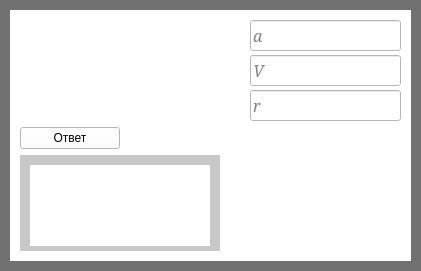
     <widget class="QWidget" name="widget_5" native="true">
      <property name="geometry">
       <rect>
        <x>690</x>
        <y>0</y>
        <width>421</width>
        <height>271</height>
       </rect>
      </property>
      <property name="styleSheet">
       <string notr="true">background-color: rgb(0, 0, 0);
background-color: rgb(113, 113, 113);</string>
      </property>
      <widget class="QWidget" name="widget_6" native="true">
       <property name="geometry">
        <rect>
         <x>10</x>
         <y>10</y>
         <width>401</width>
         <height>251</height>
        </rect>
       </property>
       <property name="styleSheet">
        <string notr="true">background-color: rgb(255, 255, 255);</string>
       </property>
       <widget class="QWidget" name="verticalLayoutWidget_20">
        <property name="geometry">
         <rect>
          <x>10</x>
          <y>0</y>
          <width>381</width>
          <height>241</height>
         </rect>
        </property>
        <layout class="QVBoxLayout" name="verticalLayout_23">
         <property name="topMargin">
          <number>10</number>
         </property>
         <item>
          <layout class="QHBoxLayout" name="horizontalLayout_11">
           <property name="spacing">
            <number>50</number>
           </property>
           <item>
            <widget class="QLabel" name="label_21">
             <property name="minimumSize">
              <size>
               <width>180</width>
               <height>0</height>
              </size>
             </property>
             <property name="styleSheet">
              <string notr="true">background-color: rgb(255, 255, 255);</string>
             </property>
             <property name="text">
              <string/>
             </property>
             <property name="pixmap">
              <pixmap>D:/Downloads/2018-12-06_22-04-45.jpg</pixmap>
             </property>
            </widget>
           </item>
           <item>
            <layout class="QVBoxLayout" name="verticalLayout_9">
             <property name="spacing">
              <number>4</number>
             </property>
             <item>
              <widget class="QLineEdit" name="lineEdit_16">
               <property name="minimumSize">
                <size>
                 <width>0</width>
                 <height>15</height>
                </size>
               </property>
               <property name="font">
                <font>
                 <family>Constantia</family>
                 <pointsize>12</pointsize>
                 <italic>true</italic>
                </font>
               </property>
               <property name="text">
                <string/>
               </property>
               <property name="placeholderText">
                <string>a</string>
               </property>
              </widget>
             </item>
             <item>
              <widget class="QLineEdit" name="lineEdit_17">
               <property name="minimumSize">
                <size>
                 <width>0</width>
                 <height>15</height>
                </size>
               </property>
               <property name="font">
                <font>
                 <family>Constantia</family>
                 <pointsize>12</pointsize>
                 <italic>true</italic>
                </font>
               </property>
               <property name="placeholderText">
                <string>V</string>
               </property>
              </widget>
             </item>
             <item>
              <widget class="QLineEdit" name="lineEdit_18">
               <property name="minimumSize">
                <size>
                 <width>0</width>
                 <height>15</height>
                </size>
               </property>
               <property name="font">
                <font>
                 <family>Constantia</family>
                 <pointsize>12</pointsize>
                 <italic>true</italic>
                </font>
               </property>
               <property name="placeholderText">
                <string>r</string>
               </property>
              </widget>
             </item>
            </layout>
           </item>
          </layout>
         </item>
         <item>
          <widget class="QPushButton" name="pushButton_9">
           <property name="minimumSize">
            <size>
             <width>100</width>
             <height>0</height>
            </size>
           </property>
           <property name="maximumSize">
            <size>
             <width>100</width>
             <height>16777215</height>
            </size>
           </property>
           <property name="text">
            <string>Ответ</string>
           </property>
          </widget>
         </item>
         <item>
          <widget class="QWidget" name="widget_39" native="true">
           <property name="maximumSize">
            <size>
             <width>200</width>
             <height>16777215</height>
            </size>
           </property>
           <property name="styleSheet">
            <string notr="true">background-color: rgb(200, 200, 200);</string>
           </property>
           <widget class="QLabel" name="label_9">
            <property name="geometry">
             <rect>
              <x>10</x>
              <y>10</y>
              <width>180</width>
              <height>81</height>
             </rect>
            </property>
            <property name="minimumSize">
             <size>
              <width>180</width>
              <height>0</height>
             </size>
            </property>
            <property name="maximumSize">
             <size>
              <width>180</width>
              <height>16777215</height>
             </size>
            </property>
            <property name="styleSheet">
             <string notr="true">background-color: rgb(255, 255, 255);</string>
            </property>
            <property name="text">
             <string/>
            </property>
           </widget>
          </widget>
         </item>
        </layout>
       </widget>
      </widget>
     </widget>
